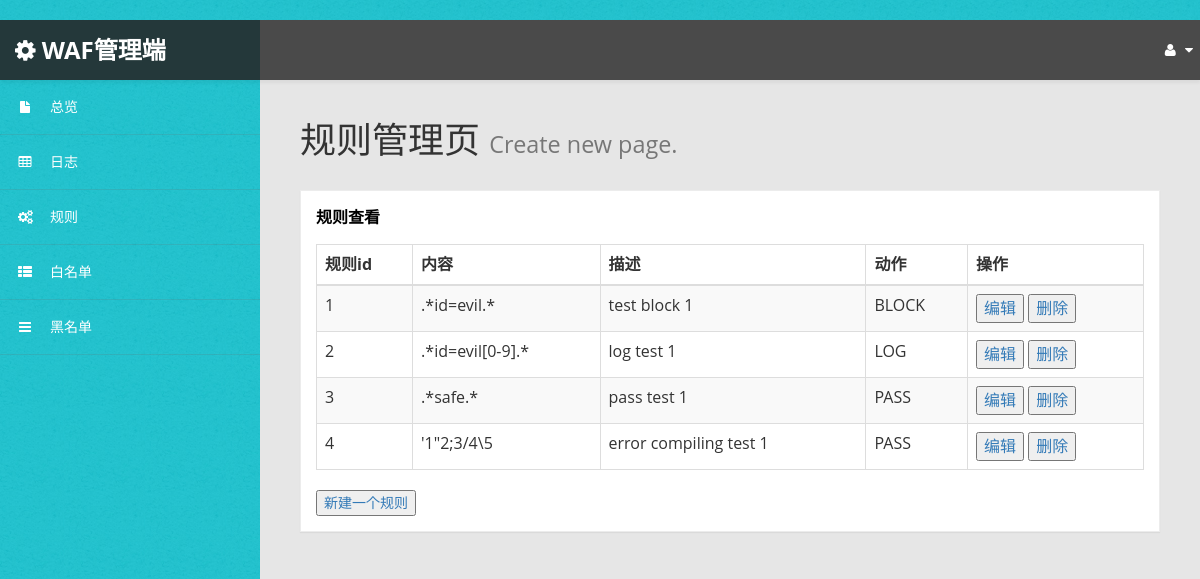
/rule, run on an earlier commit of the app's database.
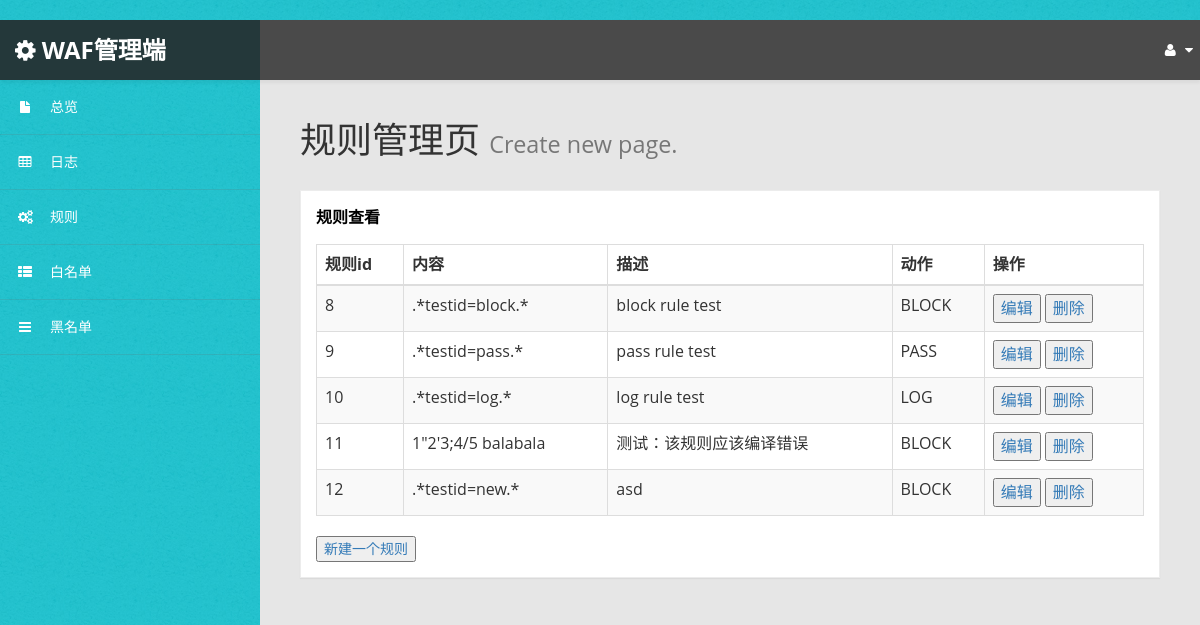
And on a later commit of the database.
### waf/models.py (models this page shows)
class Rule(models.Model):
	id = models.AutoField('id', primary_key=True, unique=True)
	content = models.TextField('content', default='')
	description = models.TextField('description', default='')
	action = models.TextField('action', default='')

### waf/views.py (the view)
# urls.py: path('rule',views.RuleView.as_view(),name= 'rule'),
class RuleView(generic.ListView):
    template_name = 'waf/rule.html'
    context_object_name = 'rule_list'
    def get_queryset(self):
        return Rule.objects.all()

### waf/templates/waf/rule.html
﻿{% extends 'base.html' %}
{% block content %}
    <div id="page-wrapper">
    <div id="page-inner">
    <div class="row">
        <div class="col-md-12">
            <h1 class="page-header">
                规则管理页 <small>Create new page.</small>
            </h1>
            <div class="panel panel-default">
                <div class="panel-heading">
                    规则查看
                </div>
                <div class="panel-body">
                    <div class="table-responsive">
                        <table class="table table-striped table-bordered table-hover" id="dataTables-example">
                            <thead>
                            <tr>
                                <th>规则id</th>
                                <th>内容</th>
                                <th>描述</th>
                                <th>动作</th>
                                <th>操作</th>
                            </tr>
                            </thead>
                            <tbody>
                            {% for rule in rule_list %}
                                <tr class="odd gradeX">
                                <td>{{ rule.id }}</td>
                                <td>{{ rule.content }}</td>
                                <td>{{ rule.description }}</td>
                                <td class="center">{{ rule.action }}</td>
                                <td>
                                    <a class="content_item" href="/rule_edit-{{ rule.id }}/">
                                        <button>编辑</button>
                                    </a>
                                    <a class="content_item" href="/rule_del-{{ rule.id }}/">
                                        <button>删除</button>
                                    </a>
                                </td>
                            {% endfor %}
                            </tr>
                            </tbody>
                        </table>
                        <a href='/rule_create'>
                            <button>新建一个规则</button>
                        </a>
                    </div>
                </div>
            </div>
        </div>
    </div>
    </div>
    </div>
{% endblock %}

### waf/templates/base.html (shortened to what this page needs)
﻿{% load static %}
<!DOCTYPE html>
<html xmlns="http://www.w3.org/1999/xhtml">
<head>
    <link href="{% static 'waf/css/bootstrap.css' %}" rel="stylesheet"/>
    <link href="{% static 'waf/css/font-awesome.css' %}" rel="stylesheet"/>
    <link href="{% static 'waf/js/morris/morris-0.4.3.min.css' %}" rel="stylesheet"/>
    <link href="{% static 'waf/css/custom-styles.css' %}" rel="stylesheet"/>
</head>
<body>
<div id="wrapper">
    <nav class="navbar navbar-default top-navbar" role="navigation">
        <div class="navbar-header">
            <a class="navbar-brand" href="index"><i class="fa fa-gear"></i> <strong>WAF管理端</strong></a>
        </div>
        <ul class="nav navbar-top-links navbar-right">
            <li class="dropdown">
                <a class="dropdown-toggle" data-toggle="dropdown" href="#" aria-expanded="false">
                    <i class="fa fa-user fa-fw"></i> <i class="fa fa-caret-down"></i>
                </a>
            </li>
        </ul>
    </nav>
    <nav class="navbar-default navbar-side" role="navigation">
        <div class="sidebar-collapse">
            <ul class="nav" id="main-menu">
                <li>
                    <a href="index"><i class="fa fa-fw fa-file"></i>总览</a>
                </li>
                <li>
                    <a href="log"><i class="fa fa-table"></i>日志</a>
                </li>
                <li>
                    <a href="rule"><i class="fa fa-cogs"></i>规则</a>
                </li>
                <li>
                    <a href="Whitelist"><i class="fa fa-th-list" aria-hidden="true"></i>白名单</a>
                </li>
                <li>
                    <a href="Blacklist"><i class="fa fa-bars" aria-hidden="true"></i>黑名单</a>
                </li>
            </ul>
        </div>
    </nav>
</div>
{% block content %}{% endblock %}
</body>
</html>

### waf/static/waf/css/custom-styles.css (style rules this page uses)
body { font-family: 'Open Sans', sans-serif; background: #32C2CD url(../img/bg-img.jpg) !important; }
#wrapper { width: 100%; }
#page-wrapper { padding: 15px 15px; min-height: 600px; background: #E6E6E6; }
#page-inner { width:100%; margin:10px 20px 10px 0px; background-color:transparent; padding:10px; min-height:1200px; }
h1, .h1, h2, .h2, h3, .h3 { margin-top: 7px; margin-bottom: -5px; }
.navbar-side { z-index: 0; }
.panel { border-radius:0px; }
.navbar-side .nav > li > a > i { color: #FFFFFF; padding: 8px; width: 30px; text-align: center; }
.top-navbar { position: fixed; width: 100%; z-index: 300; -webkit-box-shadow: 0 3px 3px rgba(0, 0, 0, 0.05); -moz-box-shadow: 0 3px 3px rgba(0, 0, 0, 0.05); box-shadow: 0 3px 3px rgba(0, 0, 0, 0.05); }
.navbar-side { z-index: 1; position: fixed; width: 260px; top: 80px; }
#page-wrapper { position: relative; top: 55px; }
.page-header { padding-bottom: 9px; margin: 10px 0 20px; border-bottom: 1px solid transparent; text-align: left; }
.panel-default { border-color: #ECECEC; }
.panel-default > .panel-heading { color: #000; border-color: #FFF; font-weight:bold; background: #FFFFFF; font-size: 16px; padding: 15px 15px 0; }
.panel-heading { border-bottom: 1px solid transparent; border-top-left-radius: 3px; border-top-right-radius: 3px; }
.top-navbar { margin:0px; }
.top-navbar .navbar-brand { color: #fff; width: 260px; text-align: left; height: 60px; font-size: 24px; font-weight: 700; text-transform: uppercase; line-height: 30px; background: #24383A; }
.top-navbar .nav > li { position: relative; display: inline-block; margin: 0px; padding: 0px; }
.top-navbar .nav > li > a { position: relative; display: block; padding: 20px; color: #FFFFFF; margin: 0px; }
.sidebar-collapse , .sidebar-collapse .nav { background:none; }
.sidebar-collapse .nav { padding:0; }
.sidebar-collapse .nav > li > a { color: #FFFFFF; background:transparent; text-shadow:none; }
.sidebar-collapse > .nav > li > a { padding: 12px 10px; }
.sidebar-collapse > .nav > li { border-bottom: 1px solid rgba(107, 108, 109, 0.19); }
.navbar-side { border:none; background: #32C2CD url(../img/bg-img.jpg) !important; }
.top-navbar { background: #4A4A4A; border-bottom:none; }
.top-navbar .nav > li > a > i { margin-right: 2px; }
.navbar-default { border:0px solid black; }
.navbar-header { background: transparent; }
.nav > li > a > i { margin-right:10px; color: #FFF; }
@media (min-width:768px) { #page-wrapper { margin: 0 0 0 260px; padding: 15px 30px; min-height: 1200px; } }
@media (min-width:768px) { .navbar-side { width: 260px; z-index: 1; } }
@media (min-width:768px) { .navbar { border-radius: 0px; } }

What changed in the data, as far as the page shows it:
removed Rule: id "1", content ".*id=evil.*", description "test block 1", action "BLOCK"
removed Rule: id "2", content ".*id=evil[0-9].*", description "log test 1", action "LOG"
removed Rule: id "3", content ".*safe.*", description "pass test 1", action "PASS"
removed Rule: id "4", content "'1\"2;3/4\\5", description "error compiling test 1", action "PASS"
added Rule: id "8", content ".*testid=block.*", description "block rule test", action "BLOCK"
added Rule: id "9", content ".*testid=pass.*", description "pass rule test", action "PASS"
added Rule: id "10", content ".*testid=log.*", description "log rule test", action "LOG"
added Rule: id "11", content "1\"2'3;4/5 balabala", description "测试：该规则应该编译错误", action "BLOCK"
added Rule: id "12", content ".*testid=new.*", description "asd", action "BLOCK"
